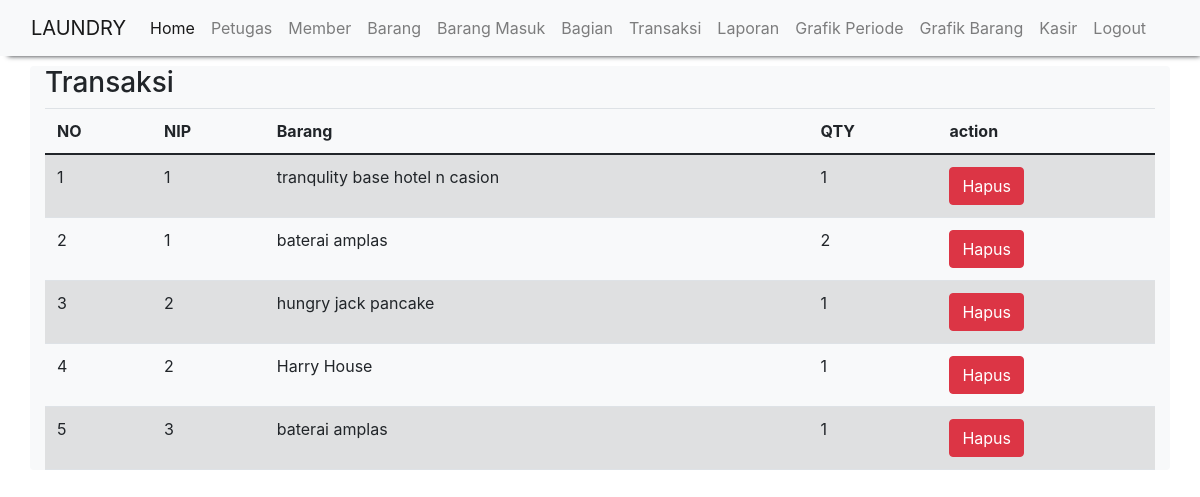
The page /detail_transaksi.php (signed in) on the database its author committed.
### tables this page shows
CREATE TABLE `detail_transaksi` (
  `id_detail` int(11) NOT NULL,
  `id_transaksi` int(11) NOT NULL,
  `id_barang` int(11) NOT NULL,
  `qty` int(11) NOT NULL,
  `tgl` date NOT NULL
);

CREATE TABLE `barang` (
  `id_barang` int(11) NOT NULL,
  `kode_barang` char(20) NOT NULL,
  `nama_barang` varchar(256) NOT NULL,
  `stok` int(11) NOT NULL
);

### detail_transaksi.php (the view, shortened to what this page needs)
<html>
<head>
    <link href="https://cdn.jsdelivr.net/npm/bootstrap@5.0.1/dist/css/bootstrap.min.css" rel="stylesheet">
</head>
<body>
    <?php
    include "header.php";
    ?>
    <html lang="en">
    <head>
        <link rel="stylesheet" href="https://maxcdn.bootstrapcdn.com/bootstrap/4.5.2/css/bootstrap.min.css">
    </head>
    <body>
        <h3>Transaksi</h3>
        <table class="table table-hover table-striped">
            <thead>
                <tr>
                    <th>NO</th>
                    <th>NIP</th>
                    <th>Barang</th>
                    <th>QTY</th>
                    <th>action</th>
                </tr>
            </thead>
            <tbody>
                <?php
                include "koneksi.php";
                $qry_dtl_transaksi = mysqli_query($conn, "select * from detail_transaksi");
                $no = 0;
                while ($data_dtl_transaksi = mysqli_fetch_array($qry_dtl_transaksi)) {
                    $no++; ?>
                    <tr>
                        <td><?= $no ?></td>
                        <td>
                            <?= $data_dtl_transaksi['id_transaksi'] ?>
                        </td>
                        <td> <?php
                                include "koneksi.php";
                                $qry_get_barang = mysqli_query($conn, "select * from barang where id_barang='" . $data_dtl_transaksi['id_barang'] . "'");
                                $data_barang = mysqli_fetch_array($qry_get_barang);
                                echo $data_barang['nama_barang'];
                                ?>
                        </td>
                        <td><?= $data_dtl_transaksi['qty'] ?></td>
                        <td>
                            <a href="transaksi/hapus_transaksi.php?id_transaksi=<?= $data_transaksi['id_transaksi'] ?>" onclick="return confirm('Apakah anda yakin menghapus data ini?')" class="btn btn-danger">Hapus</a>
                        </td>
                    </tr>
                <?php
                }
                ?>
            </tbody>
        </table>
    </body>
    </html>

### header.php (shortened to what this page needs)
<!DOCTYPE html>
<html>
<head>
    <link href="https://cdn.jsdelivr.net/npm/bootstrap@5.0.1/dist/css/bootstrap.min.css" rel="stylesheet">
</head>
<body>
    <nav class="navbar navbar-expand-lg navbar-light bg-light" style="box-shadow: 4px 4px 5px -4px;">
        <div class="container-fluid">
            <a class="navbar-brand" href="#">LAUNDRY</a>
            <div class="collapse navbar-collapse" id="navbarNav">
                <ul class="navbar-nav">
                    <li class="nav-item">
                        <a class="nav-link active" aria-current="page" href="home.php">Home</a>
                    </li>
                    <?php
                    if ($_SESSION['role'] == 'admin') {
                    ?>
                        <li class="nav-item">
                            <a class="nav-link" aria-current="page" href="tampil_petugas.php">Petugas</a>
                        </li>
                        <li class="nav-item">
                            <a class="nav-link" aria-current="page" href="tampil_member.php">Member</a>
                        </li>
                        <li class="nav-item">
                            <a class="nav-link" aria-current="page" href="tampil_barang.php">Barang</a>
                        </li>
                        <li class="nav-item">
                            <a class="nav-link" aria-current="page" href="tampil_barang_masuk.php">Barang Masuk</a>
                        </li>
                        <li class="nav-item">
                            <a class="nav-link" aria-current="page" href="tampil_bagian.php">Bagian</a>
                        </li>
                        <li class="nav-item">
                            <a class="nav-link" aria-current="page" href="tambah_transaksi.php?total_pckg=1">Transaksi</a>
                        </li>
                        <li class="nav-item">
                            <a class="nav-link" aria-current="page" href="tampil_transaksi.php">Laporan</a>
                        </li>
                        <li class="nav-item">
                            <a class="nav-link" aria-current="page" href="grafik_tgl.php">Grafik Periode</a>
                        </li>
                        <li class="nav-item">
                            <a class="nav-link" aria-current="page" href="grafik.php">Grafik Barang</a>
                        </li>
                        <li class="nav-item">
                            <a class="nav-link" aria-current="page" href="kasir.php">Kasir</a>
                        </li>
                    <?php
                    }
                    ?>
                    <li class="nav-item">
                        <a class="nav-link" aria-current="page" href="logout.php">Logout</a>
                    </li>
                </ul>
            </div>
        </div>
    </nav>
    <div class="container bg-light rounded" style="margin-top:10px">

### rows shown on the page
detail_transaksi: id_transaksi "1", id_barang.nama_barang "tranqulity base hotel n casion", qty "1"
detail_transaksi: id_transaksi "1", id_barang.nama_barang "baterai amplas", qty "2"
detail_transaksi: id_transaksi "2", id_barang.nama_barang "hungry jack pancake", qty "1"
detail_transaksi: id_transaksi "2", id_barang.nama_barang "Harry House", qty "1"
detail_transaksi: id_transaksi "3", id_barang.nama_barang "baterai amplas", qty "1"
